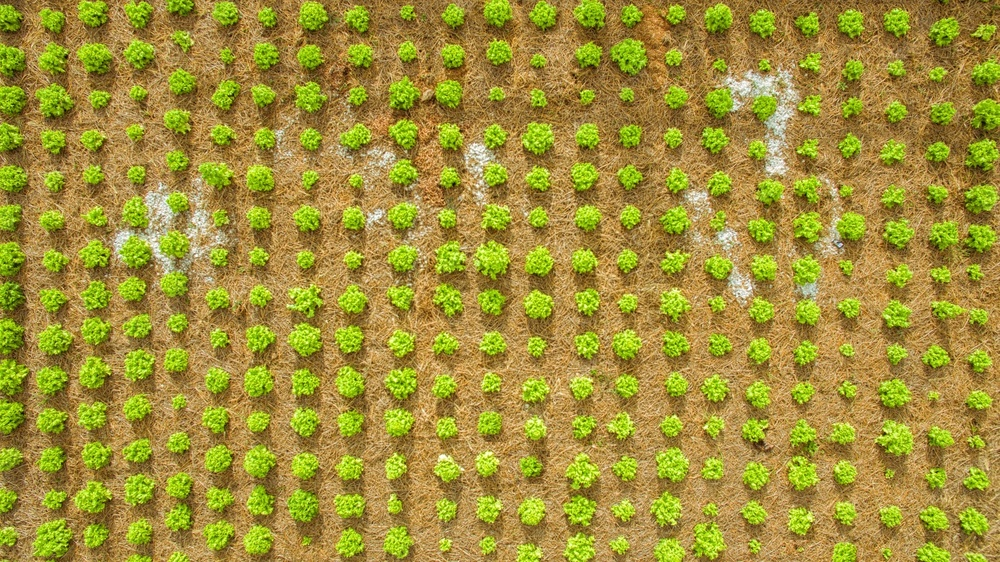
#> input picture K_Means Segmentation/alface.jpg, 1000 x 562 px, shrunk from 2000 x 1123 before the run
$ jupyter execute 'kmeans seg.ipynb'
#> lines starting #> are read from the running program, lines starting #| are printed output that depends on the picture
# Segmentação de imagens usando K-Means

[cell 1]
import numpy as np
import cv2
import matplotlib.pyplot as plt


original_image = cv2.imread("alface.jpg")
#> original_image is the input picture: shape (562, 1000, 3); mean B, G, R 56.8, 145.8, 161.4

Converter BGR para RGB

[cell 2]
img=cv2.cvtColor(original_image,cv2.COLOR_BGR2RGB)

Converter a matriz da imagem MxNx3 para uma matriz Kx3, onde K=MxN e cada linha é um vetor

[cell 3]
vectorized = img.reshape((-1,3))

É preciso converter os valores dos pixels (unit8) para tipo float, pois é uma requisição do K-means

[cell 4]
vectorized = np.float32(vectorized)

Vamos agrupar com k = 3 porque se você olhar para a imagem acima ela tem 3 cores, grama e floresta de cor verde, mar azul e litoral azul esverdeado.

Defina critérios, número de clusters(K) e aplique k-means()

[cell 5]
criteria = (cv2.TERM_CRITERIA_EPS + cv2.TERM_CRITERIA_MAX_ITER, 10, 1.0)

O OpenCV fornece a função `cv2.kmeans(samples, nclusters(K), criteria, attempts, flags)` para fazer o agrupamento usando o kmeans.

1. samples: Devem ser do tipo np.float32, e cada pixel deve ser colocado em uma única coluna.

2. nclusters(K): Número de clusters necessários no final

3. criteria: São os critérios de término da iteração. Quando este critério é satisfeito, a iteração do algoritmo para. Na verdade, deve ser uma tupla de 3 parâmetros. Esse parâmetros são `( type, max_iter, epsilon )`:

Tipo de critérios de parada. Tem 3 flags como abaixo:

    cv.TERM_CRITERIA_EPS — interrompe a iteração do algoritmo se a precisão especificada, epsilon, for alcançada.
    cv.TERM_CRITERIA_MAX_ITER — para o algoritmo após o número especificado de iterações, max_iter.
    cv.TERM_CRITERIA_EPS + cv.TERM_CRITERIA_MAX_ITER — interrompe a iteração quando qualquer uma das condições acima for atendida.

4. attempts: Sinalizador para especificar o número de vezes que o algoritmo é executado usando diferentes labels iniciais. O algoritmo retorna os labels que produzem a melhor compacidade. Essa compacidade é retornada como saída.

5. flags: Este flag é usado para especificar como os centros iniciais são tomados. Normalmente, dois sinalizadores são usados para isso: `cv.KMEANS_PP_CENTERS` e `cv.KMEANS_RANDOM_CENTERS`.

[cell 6]
K = 4
attempts=15
ret,label,center=cv2.kmeans(vectorized,K,None,criteria,attempts,cv2.KMEANS_RANDOM_CENTERS)
#> ret = 625783412.5; center = [[115.5, 96.71, 23.28], [165.5, 131.8, 63.34], [158.6, 194, 28.9], [204.9, 181.4, 102.4]]

[cell 7]
center = np.uint8(center) #Converter de volta para uint8.
#> center = [[115, 96, 23], [165, 131, 63], [158, 193, 28], [204, 181, 102]]

Em seguida, temos que acessar os rótulos para geagrupar a imagem clusterizada

[cell 8]
res = center[label.flatten()]
result_image = res.reshape((img.shape))
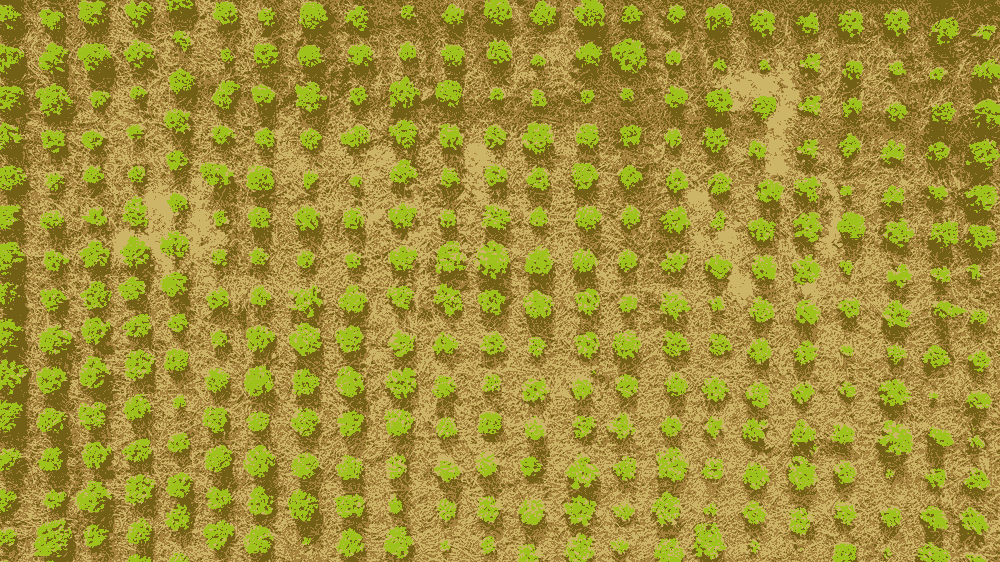
#> result_image: shape (562, 1000, 3); mean R, G, B 160.7, 145.1, 56.4

[cell 9]
figure_size = 15
plt.figure(figsize=(16,8))
plt.subplot(1,2,1),plt.imshow(img)
plt.title('Original Image'), plt.xticks([]), plt.yticks([])
plt.subplot(1,2,2),plt.imshow(result_image)
plt.title('K = %i' % K), plt.xticks([]), plt.yticks([])
plt.show()
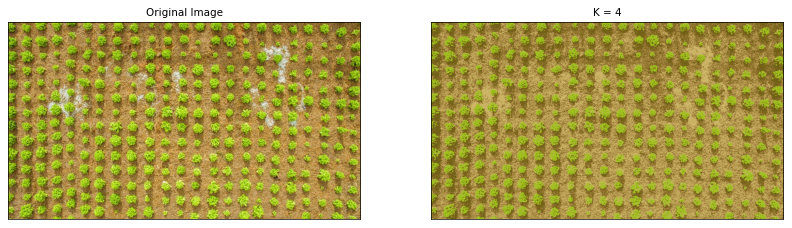
#> figure drawn by matplotlib, 2 panels
